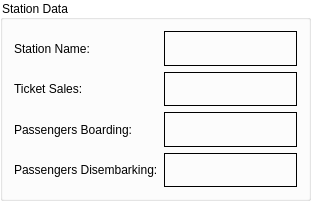
   <widget class="QGroupBox" name="groupBox_3">
    <property name="geometry">
     <rect>
      <x>670</x>
      <y>660</y>
      <width>311</width>
      <height>201</height>
     </rect>
    </property>
    <property name="styleSheet">
     <string notr="true">QGroupBox {
    background-color: white;
}
</string>
    </property>
    <property name="title">
     <string>Station Data</string>
    </property>
    <layout class="QGridLayout" name="gridLayout_4">
     <item row="0" column="0">
      <widget class="QLabel" name="label_30">
       <property name="styleSheet">
        <string notr="true">background-color: rgb(white);</string>
       </property>
       <property name="frameShape">
        <enum>QFrame::NoFrame</enum>
       </property>
       <property name="text">
        <string>Station Name:</string>
       </property>
      </widget>
     </item>
     <item row="0" column="1">
      <widget class="QLabel" name="station_in">
       <property name="styleSheet">
        <string notr="true">background-color: rgb(white);</string>
       </property>
       <property name="frameShape">
        <enum>QFrame::Box</enum>
       </property>
       <property name="text">
        <string/>
       </property>
      </widget>
     </item>
     <item row="1" column="0">
      <widget class="QLabel" name="label_25">
       <property name="styleSheet">
        <string notr="true">background-color: rgb(white);</string>
       </property>
       <property name="frameShape">
        <enum>QFrame::NoFrame</enum>
       </property>
       <property name="text">
        <string>Ticket Sales:</string>
       </property>
      </widget>
     </item>
     <item row="1" column="1">
      <widget class="QLabel" name="ticket_out">
       <property name="styleSheet">
        <string notr="true">background-color: rgb(white);</string>
       </property>
       <property name="frameShape">
        <enum>QFrame::Box</enum>
       </property>
       <property name="text">
        <string/>
       </property>
      </widget>
     </item>
     <item row="2" column="0">
      <widget class="QLabel" name="label_31">
       <property name="styleSheet">
        <string notr="true">background-color: rgb(white);</string>
       </property>
       <property name="frameShape">
        <enum>QFrame::NoFrame</enum>
       </property>
       <property name="text">
        <string>Passengers Boarding:</string>
       </property>
      </widget>
     </item>
     <item row="2" column="1">
      <widget class="QLabel" name="boarding_out">
       <property name="styleSheet">
        <string notr="true">background-color: rgb(white);</string>
       </property>
       <property name="frameShape">
        <enum>QFrame::Box</enum>
       </property>
       <property name="text">
        <string/>
       </property>
      </widget>
     </item>
     <item row="3" column="0">
      <widget class="QLabel" name="label_32">
       <property name="styleSheet">
        <string notr="true">background-color: rgb(white);</string>
       </property>
       <property name="frameShape">
        <enum>QFrame::NoFrame</enum>
       </property>
       <property name="text">
        <string>Passengers Disembarking:</string>
       </property>
      </widget>
     </item>
     <item row="3" column="1">
      <widget class="QLabel" name="disembarking_out">
       <property name="styleSheet">
        <string notr="true">background-color: rgb(white);</string>
       </property>
       <property name="frameShape">
        <enum>QFrame::Box</enum>
       </property>
       <property name="text">
        <string/>
       </property>
      </widget>
     </item>
    </layout>
   </widget>
